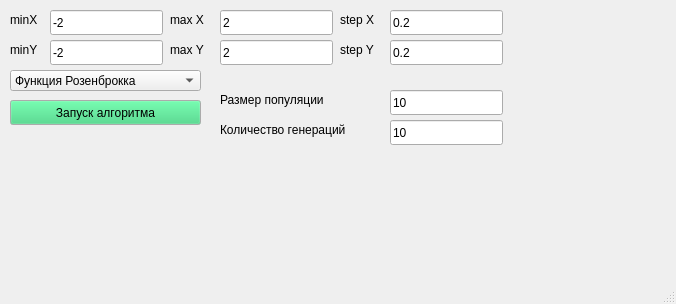
<?xml version="1.0" encoding="UTF-8"?>
<ui version="4.0">
 <class>MainWindow</class>
 <widget class="QMainWindow" name="MainWindow">
  <property name="geometry">
   <rect>
    <x>0</x>
    <y>0</y>
    <width>676</width>
    <height>304</height>
   </rect>
  </property>
  <property name="windowTitle">
   <string>Имунная сеть</string>
  </property>
  <widget class="QWidget" name="centralwidget">
   <widget class="QLineEdit" name="x_min">
    <property name="geometry">
     <rect>
      <x>50</x>
      <y>10</y>
      <width>113</width>
      <height>25</height>
     </rect>
    </property>
    <property name="text">
     <string>-2</string>
    </property>
   </widget>
   <widget class="QLineEdit" name="y_min">
    <property name="geometry">
     <rect>
      <x>50</x>
      <y>40</y>
      <width>113</width>
      <height>25</height>
     </rect>
    </property>
    <property name="text">
     <string>-2</string>
    </property>
   </widget>
   <widget class="QLabel" name="label">
    <property name="geometry">
     <rect>
      <x>10</x>
      <y>10</y>
      <width>41</width>
      <height>20</height>
     </rect>
    </property>
    <property name="text">
     <string>minX</string>
    </property>
   </widget>
   <widget class="QLabel" name="label_2">
    <property name="geometry">
     <rect>
      <x>10</x>
      <y>40</y>
      <width>41</width>
      <height>20</height>
     </rect>
    </property>
    <property name="text">
     <string>minY</string>
    </property>
   </widget>
   <widget class="QComboBox" name="comboBox_Function">
    <property name="geometry">
     <rect>
      <x>10</x>
      <y>70</y>
      <width>191</width>
      <height>21</height>
     </rect>
    </property>
    <item>
     <property name="text">
      <string>Функция Розенброкка</string>
     </property>
    </item>
    <item>
     <property name="text">
      <string>Функция Химмельблау</string>
     </property>
    </item>
    <item>
     <property name="text">
      <string>Функция Экли</string>
     </property>
    </item>
    <item>
     <property name="text">
      <string>Функция Изома</string>
     </property>
    </item>
    <item>
     <property name="text">
      <string>Функция Хольдера</string>
     </property>
    </item>
   </widget>
   <widget class="QPushButton" name="pushButton">
    <property name="geometry">
     <rect>
      <x>10</x>
      <y>100</y>
      <width>191</width>
      <height>25</height>
     </rect>
    </property>
    <property name="palette">
     <palette>
      <active>
       <colorrole role="WindowText">
        <brush brushstyle="SolidPattern">
         <color alpha="255">
          <red>0</red>
          <green>0</green>
          <blue>0</blue>
         </color>
        </brush>
       </colorrole>
       <colorrole role="Button">
        <brush brushstyle="SolidPattern">
         <color alpha="255">
          <red>51</red>
          <green>209</green>
          <blue>122</blue>
         </color>
        </brush>
       </colorrole>
      </active>
      <inactive>
       <colorrole role="WindowText">
        <brush brushstyle="SolidPattern">
         <color alpha="255">
          <red>0</red>
          <green>0</green>
          <blue>0</blue>
         </color>
        </brush>
       </colorrole>
       <colorrole role="Button">
        <brush brushstyle="SolidPattern">
         <color alpha="255">
          <red>51</red>
          <green>209</green>
          <blue>122</blue>
         </color>
        </brush>
       </colorrole>
      </inactive>
      <disabled>
       <colorrole role="WindowText">
        <brush brushstyle="SolidPattern">
         <color alpha="255">
          <red>190</red>
          <green>190</green>
          <blue>190</blue>
         </color>
        </brush>
       </colorrole>
       <colorrole role="Button">
        <brush brushstyle="SolidPattern">
         <color alpha="255">
          <red>51</red>
          <green>209</green>
          <blue>122</blue>
         </color>
        </brush>
       </colorrole>
      </disabled>
     </palette>
    </property>
    <property name="text">
     <string>Запуск алгоритма</string>
    </property>
   </widget>
   <widget class="QLineEdit" name="pop_size">
    <property name="geometry">
     <rect>
      <x>390</x>
      <y>90</y>
      <width>113</width>
      <height>25</height>
     </rect>
    </property>
    <property name="text">
     <string>10</string>
    </property>
   </widget>
   <widget class="QLineEdit" name="generations">
    <property name="geometry">
     <rect>
      <x>390</x>
      <y>120</y>
      <width>113</width>
      <height>25</height>
     </rect>
    </property>
    <property name="text">
     <string>10</string>
    </property>
   </widget>
   <widget class="QLabel" name="label_4">
    <property name="geometry">
     <rect>
      <x>220</x>
      <y>90</y>
      <width>141</width>
      <height>20</height>
     </rect>
    </property>
    <property name="text">
     <string>Размер популяции</string>
    </property>
   </widget>
   <widget class="QLabel" name="label_6">
    <property name="geometry">
     <rect>
      <x>220</x>
      <y>120</y>
      <width>161</width>
      <height>20</height>
     </rect>
    </property>
    <property name="text">
     <string>Количество генераций</string>
    </property>
   </widget>
   <widget class="QLineEdit" name="y_max">
    <property name="geometry">
     <rect>
      <x>220</x>
      <y>40</y>
      <width>113</width>
      <height>25</height>
     </rect>
    </property>
    <property name="text">
     <string>2</string>
    </property>
   </widget>
   <widget class="QLineEdit" name="x_max">
    <property name="geometry">
     <rect>
      <x>220</x>
      <y>10</y>
      <width>113</width>
      <height>25</height>
     </rect>
    </property>
    <property name="text">
     <string>2</string>
    </property>
   </widget>
   <widget class="QLabel" name="label_3">
    <property name="geometry">
     <rect>
      <x>170</x>
      <y>10</y>
      <width>51</width>
      <height>20</height>
     </rect>
    </property>
    <property name="text">
     <string>max X</string>
    </property>
   </widget>
   <widget class="QLabel" name="label_7">
    <property name="geometry">
     <rect>
      <x>170</x>
      <y>40</y>
      <width>51</width>
      <height>20</height>
     </rect>
    </property>
    <property name="text">
     <string>max Y</string>
    </property>
   </widget>
   <widget class="QLineEdit" name="y_step">
    <property name="geometry">
     <rect>
      <x>390</x>
      <y>40</y>
      <width>113</width>
      <height>25</height>
     </rect>
    </property>
    <property name="text">
     <string>0.2</string>
    </property>
   </widget>
   <widget class="QLineEdit" name="x_step">
    <property name="geometry">
     <rect>
      <x>390</x>
      <y>10</y>
      <width>113</width>
      <height>25</height>
     </rect>
    </property>
    <property name="text">
     <string>0.2</string>
    </property>
   </widget>
   <widget class="QLabel" name="label_8">
    <property name="geometry">
     <rect>
      <x>340</x>
      <y>10</y>
      <width>51</width>
      <height>20</height>
     </rect>
    </property>
    <property name="text">
     <string>step X</string>
    </property>
   </widget>
   <widget class="QLabel" name="label_9">
    <property name="geometry">
     <rect>
      <x>340</x>
      <y>40</y>
      <width>51</width>
      <height>20</height>
     </rect>
    </property>
    <property name="text">
     <string>step Y</string>
    </property>
   </widget>
  </widget>
  <widget class="QMenuBar" name="menubar">
   <property name="geometry">
    <rect>
     <x>0</x>
     <y>0</y>
     <width>676</width>
     <height>22</height>
    </rect>
   </property>
  </widget>
  <widget class="QStatusBar" name="statusbar"/>
 </widget>
 <tabstops>
  <tabstop>x_min</tabstop>
  <tabstop>x_max</tabstop>
  <tabstop>x_step</tabstop>
  <tabstop>y_min</tabstop>
  <tabstop>y_max</tabstop>
  <tabstop>y_step</tabstop>
  <tabstop>pop_size</tabstop>
  <tabstop>generations</tabstop>
  <tabstop>comboBox_Function</tabstop>
  <tabstop>pushButton</tabstop>
 </tabstops>
 <resources/>
 <connections/>
</ui>
